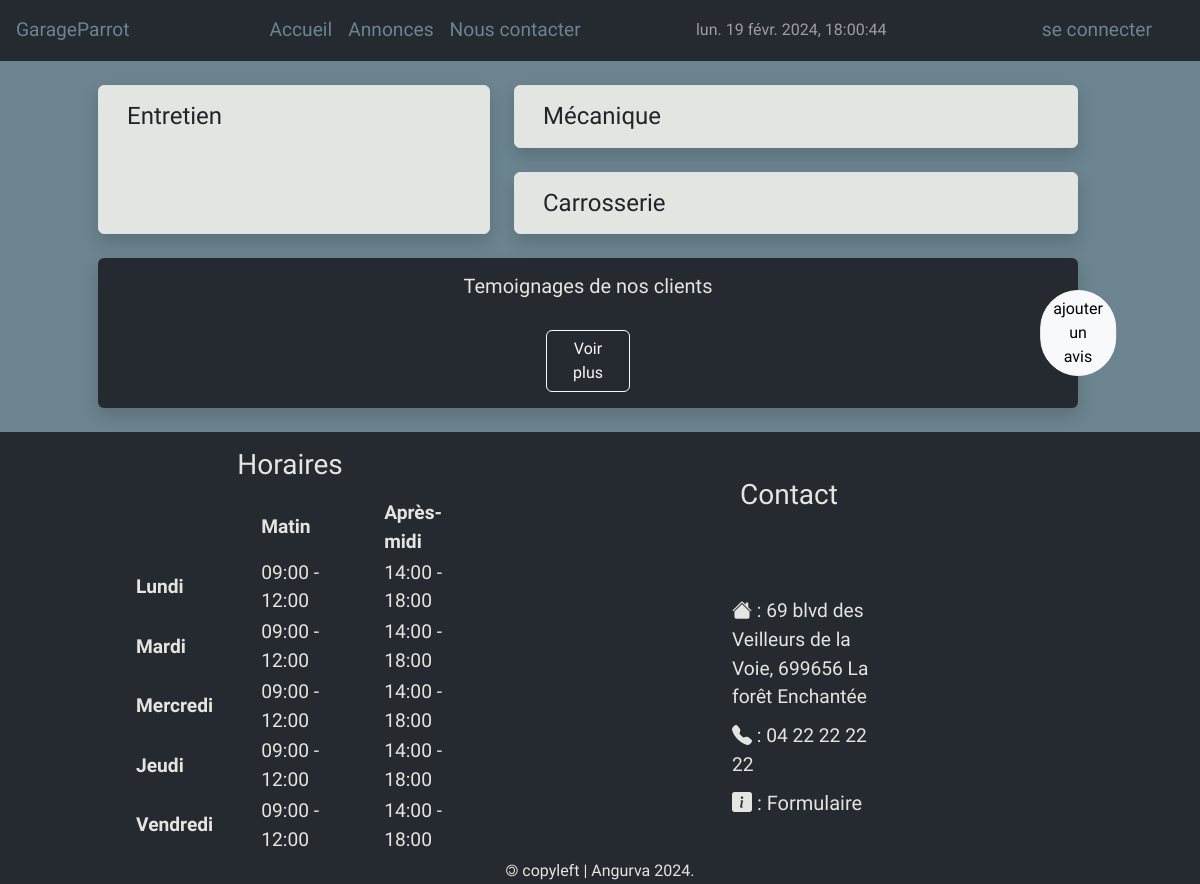
The app's page /, older data.
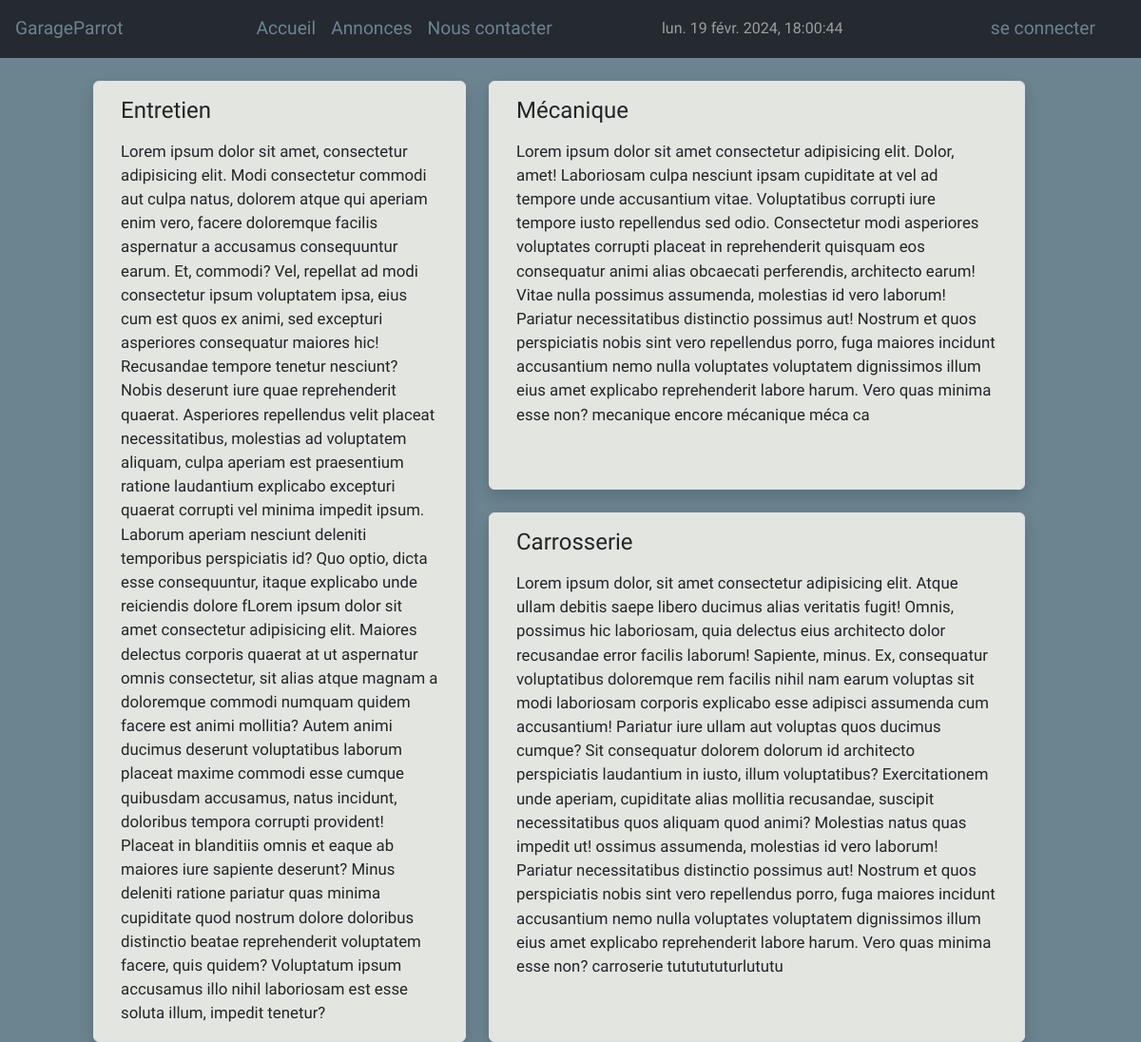
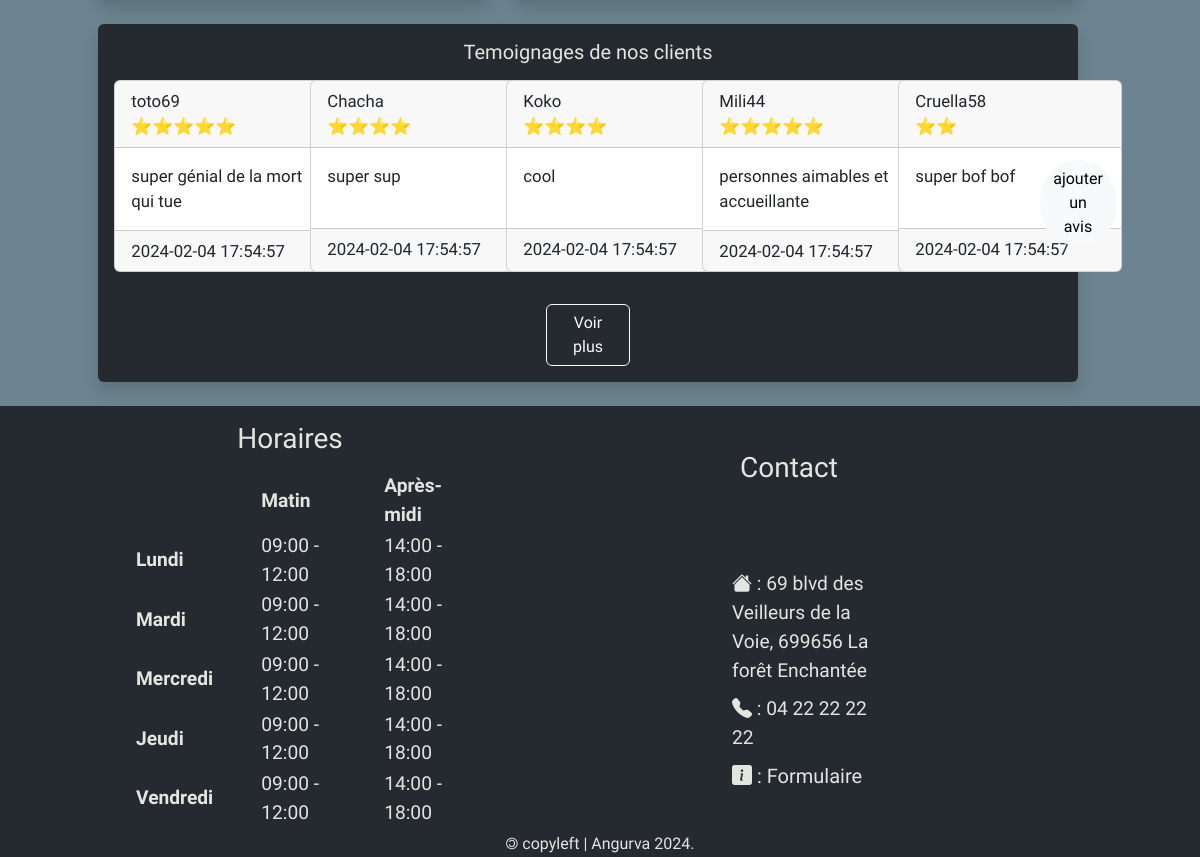
The same page, newer data (2 pictures, top to bottom).
### tables this page shows
CREATE TABLE schedules(
   sc_id INT UNSIGNED PRIMARY KEY AUTO_INCREMENT,
   sc_day VARCHAR(10) NOT NULL UNIQUE,
   sc_am_start TIME,
   sc_am_end TIME,
   sc_ap_start TIME,
   sc_ap_end TIME,
   sc_updateAt DATETIME NOT NULL DEFAULT (NOW()),
   ro_id INT UNSIGNED NOT NULL DEFAULT 1,
   FOREIGN KEY(ro_id) REFERENCES roles(ro_id)
);

CREATE TABLE services(
   se_id INT UNSIGNED PRIMARY KEY AUTO_INCREMENT,
   se_title VARCHAR(50) NOT NULL,
   se_description TEXT NOT NULL,
   se_updateAt DATETIME NOT NULL DEFAULT (NOW()),
   ro_id INT UNSIGNED NOT NULL DEFAULT 1,
   FOREIGN KEY(ro_id) REFERENCES roles(ro_id)
);

CREATE TABLE opinions(
   op_id INT UNSIGNED PRIMARY KEY AUTO_INCREMENT,
   op_surname VARCHAR(100) NOT NULL,
   op_note SMALLINT NOT NULL,
   op_comments TEXT,
   op_status VARCHAR(50) NOT NULL DEFAULT 'pending',
   op_createAt DATETIME NOT NULL DEFAULT (NOW()),
   op_updateAt DATETIME NOT NULL DEFAULT (NOW()),
   ro_id INT UNSIGNED NOT NULL DEFAULT 3,
   FOREIGN KEY(ro_id) REFERENCES roles(ro_id)
);

### Controllers/HomeController.php (called while the page is built, shortened)
<?php declare (strict_types = 1);
class HomeController{
    public function index(): void
    {
        $services = HomeModel::getAllServices();
        $opinions = OpinionsModel::getAccept();
        $opinionsLimit = OpinionsModel::getLimitOp();
        $schedulers = SchedulersModel::getScheduler();
        require(dirname(__DIR__).DIRECTORY_SEPARATOR.'Views'.DIRECTORY_SEPARATOR.'pages'.DIRECTORY_SEPARATOR.'home.php');
        $pageContent = ob_get_clean();
        require(dirname(__DIR__).DIRECTORY_SEPARATOR.'Views'.DIRECTORY_SEPARATOR.'layout.php');
    }
}

### public/index.php (called while the page is built, shortened)
<?php declare (strict_types = 1);
$router = new Router;
try{
    $router->recordRoutes(BASE_FILE_PATH);
    $router->run($_SERVER['REQUEST_URI']);
}
catch(PathNotCorrectlyWrittenException $e)
{
    exit($e->getMessage());
}
catch(FileNotFoundException $e)
{
    exit($e->getMessage());
}
catch(ControllersNotFoundException $e)
{
    exit($e->getMessage());
}
catch(ClassOrMethodNotFoundException $e)
{
    exit($e->getMessage());
}
catch(RouteNotFoundException $e)
{
    exit($e->getMessage());
}

### Models/AbstractModel.php (called while the page is built, shortened)
<?php declare (strict_types = 1);
abstract class AbstractModel
{
    private static PDO $connection;
    private static function initConnection()
    {
        self::$connection = new PDO(DSN,USR,PWD,OPT);
    }
    protected static function getConnection(): PDO
    {
        return self::$connection;
    }
    protected static function getAll(string $tablename): array
    {
        $req = self::getConnection()->prepare("SELECT * FROM $tablename");
        $req->execute();
        $resultReq = $req->fetchAll();
        return $resultReq;
    }
}

### Models/HomeModel.php (called while the page is built, shortened)
<?php declare (strict_types = 1);
class HomeModel extends AbstractModel
{
    public static function getAllServices():array
    {
        return self::getAll('services');
    }
}

### Models/SchedulersModel.php (called while the page is built, shortened)
<?php declare (strict_types = 1);
class SchedulersModel extends AbstractModel
{
    public static function getScheduler():array
    {
       $req = parent::getConnection()->prepare("SELECT sc_day, date_format(sc_am_start,'%H:%i') AS sc_am_start, date_format(sc_am_end,'%H:%i') AS sc_am_end, date_format(sc_ap_start,'%H:%i') AS sc_ap_start, date_format(sc_ap_end,'%H:%i') AS sc_ap_end  from schedules  WHERE sc_am_start != '00:00'");
       $req->execute();
       $result = $req->fetchAll();
       return $result;
    }
}

### Models/OpinionsModel.php (called while the page is built, shortened)
<?php declare (strict_types = 1);
class OpinionsModel extends AbstractModel
{
    public static function getAccept():array
    {
        $req = parent::getConnection()->prepare("SELECT * FROM opinions WHERE op_status = 'accept' ORDER BY op_createAt DESC");
        $req->execute();
        $result = $req->fetchAll();
        return $result;
    }
    public static function getLimitOp():array
    {
        $req = parent::getConnection()->prepare("SELECT * FROM opinions  WHERE op_status='accept' ORDER BY op_createAt DESC LIMIT 5;");
        $req->execute();
        $result = $req->fetchAll();
        return $result;
    }
}

### Views/pages/home.php (the view, shortened to what the changed rows need)
<main class="container-fluid p-0 m-0">
    <section class="row p-0 m-0">
        <article class="col-sm-12 row justify-content-center mt-4">
            <div class="col-sm-12 col-lg-4 border rounded shadow me-4 servicing">
                <h4 class="m-3"><?php echo $services[0]['se_title'];  ?></h4>
                <p class="m-3"><?php echo $services[0]['se_description']; ?></p>
            </div>
            <div class="col-sm-12 col-lg-6 row">
                <div class="col-sm-12 border rounded shadow mb-4 servicing">
                    <h4 class="m-3"><?php echo $services[1]['se_title']; ?></h4>
                    <p class="m-3"><?php echo $services[1]['se_description']; ?> </p>
                </div>
                <div class="col-sm-12 border rounded shadow servicing">
                    <h4 class="m-3"><?php echo $services[2]['se_title']; ?></h4>
                    <p class="m-3"><?php echo $services[2]['se_description']; ?></p>
                </div>
            </div>
        </article>
        <aside class="col-sm-12 row justify-content-center">
        <div class="col-sm-12 col-lg-10 rounded shadow p-0 mt-4 opinions position-relative">
          <div class="row justify-content-around mx-0">
            <?php foreach($opinionsLimit as $opinion): ?>
            <div class="col-2 p-0 mb-3">
              <div class="card card-opinions">
                <div class="card-header d-inline">
                  <div> <?= $opinion['op_surname'] ?></div>
                  <div class="card-text"><span>
                    <?php for ($i=0;$i<$opinion['op_note'];$i++)
                    {
                        echo '⭐';
                    } ?>
                    </span>
                  </div>
                </div>
                <div class="card-body">
                  <div class="card-text">
                    <div><?= $opinion['op_comments'] ?></div>
                  </div>
                </div>
                <div class="card-footer">
                  <div> <?= $opinion['op_createAt'] ?></div>
                </div>
              </div>
            </div>
            <?php endforeach ?>
          </div>
        </div>
      </aside>
    </section>
</main>

### Views/layout.php (shortened to what the changed rows need)
<!DOCTYPE html>
<html lang="en">
<head>
  <link rel="stylesheet" type="text/css" href="https://cdn.jsdelivr.net/npm/bootstrap-icons@1.11.3/font/bootstrap-icons.min.css">
  <link rel="stylesheet" type="text/css" href="//code.jquery.com/ui/1.13.2/themes/base/jquery-ui.css">
  <link rel="stylesheet" type="text/css" href="css/bootstrap.min.css">
  <link rel="stylesheet" type="text/css" href="css/styles.css">
</head>
<body onload="datetimeShow()" class="d-flex flex-column min-vh-100 ">
    <?php echo $pageContent ?? "" ?>
  <footer class="container-fluid mt-auto">
    <div class="row mt-4 footer-color-bg">
      <div class="col-sm-12 col-lg-4 offset-1">
        <table class="mt-3 mb-0 offset-0">
          <thead>
            <tr>
              <th></th>
              <th class="px-4" scope="col">Matin</th>
              <th class="px-4" scope="col">Après-midi</th>
            </tr>
          </thead>
          <tbody>
            <?php
            foreach ($schedulers as $scheduler): ?>
            <tr class="">
              <th class="px-4 " scope="row"><?php echo $scheduler['sc_day'] ?></th>
              <td class="px-4" > <time><?php echo $scheduler['sc_am_start'] ?></time> - <?php echo $scheduler['sc_am_end'] ?></td>
              <td class="px-4"><?php echo $scheduler['sc_ap_start'] ?> - <?php echo $scheduler['sc_ap_end'] ?></td>
            </tr>
            <?php endforeach ?>
          </tbody>
        </table>
      </div>
  </footer>
</body>
</html>

Row changes from the older to the newer data that the page shows:
changed services "Entretien": se_description (not shown) → "Lorem ipsum dolor sit amet, consectetur adipisicing elit. Modi consectetur commodi aut culpa natus, dolorem atque qui aperiam enim vero, facere doloremque facilis aspernatur a accusamus consequuntur earum. Et, commodi? Vel, repellat ad modi consectetur ipsum voluptatem ipsa, eius cum est quos ex animi, sed excepturi asperiores consequatur maiores hic! Recusandae tempore tenetur nesciunt? Nobis deserunt iure quae reprehenderit quaerat. Asperiores repellendus velit placeat necessitatibus, molestias ad voluptatem aliquam, culpa aperiam est praesentium ratione laudantium explicabo excepturi quaerat corrupti vel minima impedit ipsum. Laborum aperiam nesciunt deleniti temporibus perspiciatis id?…"
changed services "Mécanique": se_description (not shown) → "Lorem ipsum dolor sit amet consectetur adipisicing elit. Dolor, amet! Laboriosam culpa nesciunt ipsam cupiditate at vel ad tempore unde accusantium vitae. Voluptatibus corrupti iure tempore iusto repellendus sed odio. Consectetur modi asperiores voluptates corrupti placeat in reprehenderit quisquam eos consequatur animi alias obcaecati perferendis, architecto earum! Vitae nulla possimus assumenda, molestias id vero laborum! Pariatur necessitatibus distinctio possimus aut! Nostrum et quos perspiciatis nobis sint vero repellendus porro, fuga maiores incidunt accusantium nemo nulla voluptates voluptatem dignissimos illum eius amet explicabo reprehenderit labore harum. Vero quas minima esse…"
changed services "Carrosserie": se_description (not shown) → "Lorem ipsum dolor, sit amet consectetur adipisicing elit. Atque ullam debitis saepe libero ducimus alias veritatis fugit! Omnis, possimus hic laboriosam, quia delectus eius architecto dolor recusandae error facilis laborum! Sapiente, minus. Ex, consequatur voluptatibus doloremque rem facilis nihil nam earum voluptas sit modi laboriosam corporis explicabo esse adipisci assumenda cum accusantium! Pariatur iure ullam aut voluptas quos ducimus cumque? Sit consequatur dolorem dolorum id architecto perspiciatis laudantium in iusto, illum voluptatibus? Exercitationem unde aperiam, cupiditate alias mollitia recusandae, suscipit necessitatibus quos aliquam quod animi? Molestias natus quas impedit…"
now on this page (row edited): opinions: op_surname "toto69", op_note 5 (drawn), op_comments "super génial de la mort qui tue", op_createAt "2024-02-04 17:54:57"
now on this page (row edited): opinions: op_surname "Chacha", op_note 4 (drawn), op_comments "super sup", op_createAt "2024-02-04 17:54:57"
now on this page (row edited): opinions: op_surname "Koko", op_note 4 (drawn), op_comments "cool", op_createAt "2024-02-04 17:54:57"
now on this page (row edited): opinions: op_surname "Mili44", op_note 5 (drawn), op_comments "personnes aimables et accueillante", op_createAt "2024-02-04 17:54:57"
now on this page (row edited): opinions: op_surname "Cruella58", op_note 2 (drawn), op_comments "super bof bof", op_createAt "2024-02-04 17:54:57"
